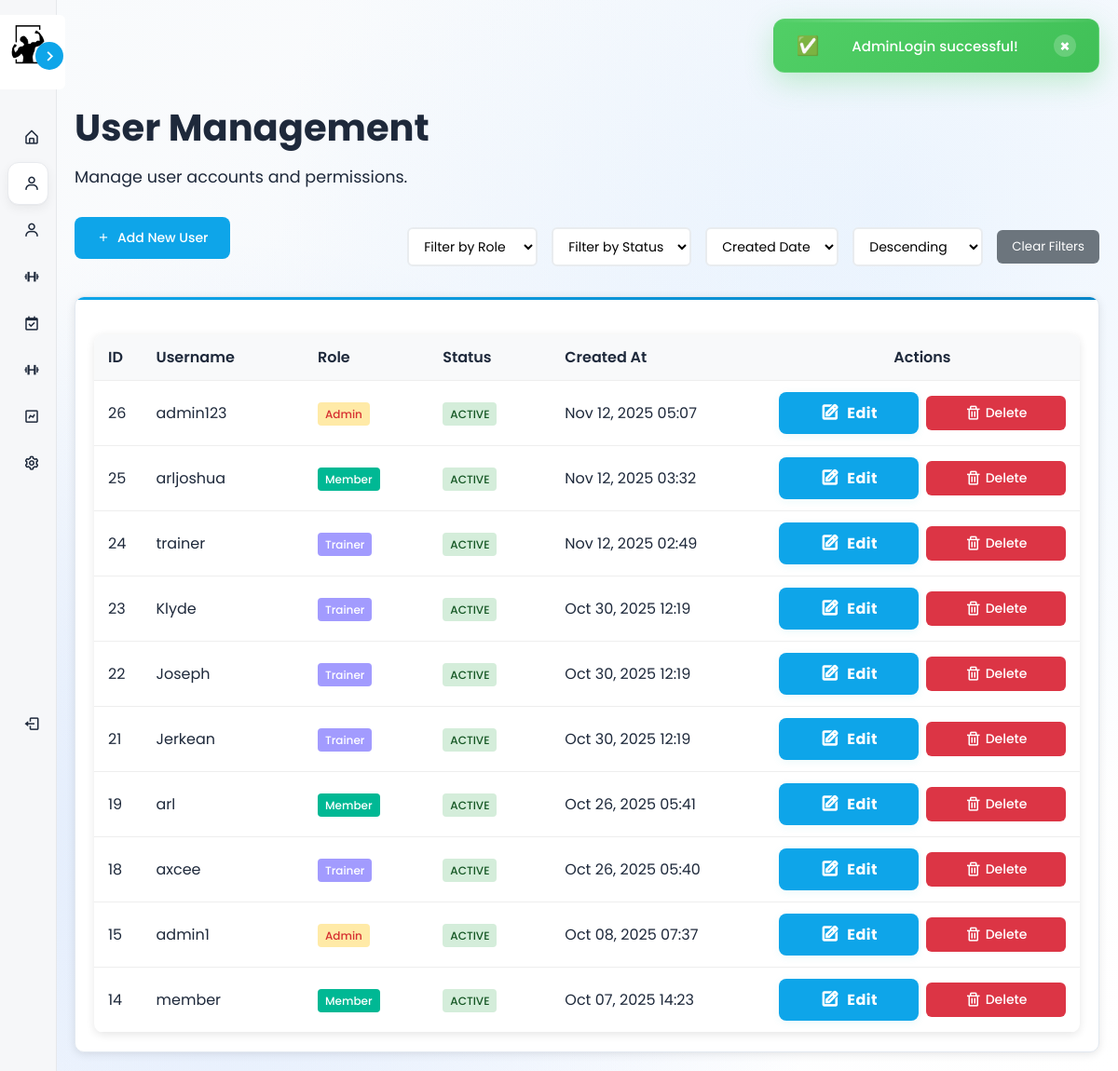
Page /views/admin/users.php (signed in) on the committed database.
### tables this page shows
CREATE TABLE `users` (
  `user_id` int(11) NOT NULL,
  `username` varchar(50) NOT NULL,
  `password` varchar(255) NOT NULL,
  `email` varchar(255) NOT NULL,
  `first_name` varchar(255) NOT NULL,
  `last_name` varchar(255) NOT NULL,
  `address` varchar(255) NOT NULL,
  `role` enum('admin','trainer','member','guest') NOT NULL,
  `created_at` timestamp NOT NULL DEFAULT current_timestamp(),
  `status` enum('active','inactive','','') DEFAULT NULL
);

### controllers/AdminController.php (called while the page is built, shortened)
<?php
require_once __DIR__ . '/../config/database.php';
require_once __DIR__ . '/../models/Member.php';
require_once __DIR__ . '/../models/Trainer.php';
class AdminController {
    private $db;
    public function __construct() {
        $database = new Database();
        $this->db = $database->getConnection();
    }
    public function getAllUsers($filter_role = null, $filter_status = null, $sort_by = 'created_at', $sort_order = 'DESC') {
        try {
            $where_clauses = [];
            $params = [];
            $where_sql = !empty($where_clauses) ? "WHERE " . implode(" AND ", $where_clauses) : "";
            $valid_sort_columns = ['user_id', 'username', 'role', 'status', 'created_at'];
            $sort_order = strtoupper($sort_order) === 'ASC' ? 'ASC' : 'DESC';
            $sql = "SELECT user_id, username, role, status, created_at FROM users $where_sql ORDER BY $sort_by $sort_order";
            $stmt = $this->db->prepare($sql);
            $stmt->execute();
            return $stmt->fetchAll(PDO::FETCH_ASSOC);
        } catch (PDOException $e) {
            error_log("Get all users error: " . $e->getMessage());
            return [];
        }
    }
}
?>

### config/database.php (called while the page is built, shortened)
<?php
class Database {
    private $host = "localhost";
    private $db_name = "gymmanagement";
    private $username = "root";
    private $password = "";
    public function getConnection() {
        $this->conn = null;
        try {
            $this->conn = new PDO("mysql:host=" . $this->host . ";dbname=" . $this->db_name,
                                   $this->username, $this->password);
            $this->conn->exec("set names utf8");
        } catch(PDOException $exception) {
            echo "Connection error: " . $exception->getMessage();
        }
        return $this->conn;
    }
}
?>

### models/Member.php (called while the page is built, shortened)
<?php
require_once __DIR__ . '/../config/database.php';
class Member {
    public function __construct() {
        $database = new Database();
    }
}

### models/Trainer.php (called while the page is built, shortened)
<?php
require_once __DIR__ . '/../config/database.php';
class Trainer {
    public function __construct() {
        $database = new Database();
    }
}
?>

### views/admin/users.php (the view, shortened to what this page needs)
<?php
require_once '../../controllers/AdminController.php';
$adminController = new AdminController();
$filter_role = $_GET['filter_role'] ?? null;
$filter_status = $_GET['filter_status'] ?? null;
$sort_by = $_GET['sort_by'] ?? 'created_at';
$sort_order = $_GET['sort_order'] ?? 'DESC';
$users = $adminController->getAllUsers($filter_role, $filter_status, $sort_by, $sort_order);
?>
<!DOCTYPE html>
<html lang="en">
<head>
    <link rel="stylesheet" href="../../assets/css/member_styles.css">
    <link rel="stylesheet" href="../../assets/css/modal_styles.css">
    <link rel="stylesheet" href="../../assets/css/admin_users_styles.css">
    <link href='https://unpkg.com/boxicons@2.1.4/css/boxicons.min.css' rel='stylesheet'>
</head>
<body>
    <?php include '../utilities/alert.php'; ?>
    <?php include '../components/dynamic_sidebar.php'; ?>
    <div class="main-content">
        <div class="content-wrapper">
            <div class="dashboard-header">
                <h1>User Management</h1>
                <p>Manage user accounts and permissions.</p>
            </div>
            <div class="header-actions" style="display: flex; justify-content: space-between; align-items: center; margin-bottom: 20px; flex-wrap: wrap; gap: 20px;">
                <button class="add-user-btn" onclick="openAddUserModal()">
                    <i class='bx bx-plus'></i> Add New User
                </button>
                <div class="filters-section" style="display: flex; flex-direction: column; gap: 10px; align-items: flex-start;">
                    <div class="filters-row" style="display: flex; gap: 15px; align-items: center; flex-wrap: wrap;">
                        <select id="filter_role" onchange="applyFilters()" style="padding: 8px 12px; border: 2px solid #e9ecef; border-radius: 6px; font-size: 14px; background: #fff; min-width: 140px;">
                            <option value="" disabled <?php echo (empty($filter_role)) ? 'selected' : ''; ?>>Filter by Role</option>
                        </select>
                        <select id="filter_status" onchange="applyFilters()" style="padding: 8px 12px; border: 2px solid #e9ecef; border-radius: 6px; font-size: 14px; background: #fff; min-width: 140px;">
                            <option value="" disabled <?php echo (empty($filter_status)) ? 'selected' : ''; ?>>Filter by Status</option>
                        </select>
                        <select id="sort_by" onchange="applyFilters()" style="padding: 8px 12px; border: 2px solid #e9ecef; border-radius: 6px; font-size: 14px; background: #fff; min-width: 140px;">
                            <option value="created_at" <?php echo ($sort_by === 'created_at') ? 'selected' : ''; ?>>Created Date</option>
                        </select>
                        <select id="sort_order" onchange="applyFilters()" style="padding: 8px 12px; border: 2px solid #e9ecef; border-radius: 6px; font-size: 14px; background: #fff; min-width: 140px;">
                            <option value="DESC" <?php echo ($sort_order === 'DESC') ? 'selected' : ''; ?>>Descending</option>
                        </select>
                        <button onclick="clearFilters()" style="padding: 8px 16px; background: #6c757d; color: white; border: none; border-radius: 6px; cursor: pointer;">Clear Filters</button>
                    </div>
                </div>
            </div>
            <div class="card">
                <table class="users-table">
                    <thead>
                        <tr>
                            <th>ID</th>
                            <th>Username</th>
                            <th>Role</th>
                            <th>Status</th>
                            <th>Created At</th>
                            <th>Actions</th>
                        </tr>
                    </thead>
                    <tbody>
                        <?php foreach ($users as $user): ?>
                        <tr>
                            <td><?php echo htmlspecialchars($user['user_id']); ?></td>
                            <td><?php echo htmlspecialchars($user['username']); ?></td>
                            <td>
                                <span class="role-badge role-<?php echo htmlspecialchars($user['role']); ?>">
                                    <?php echo htmlspecialchars($user['role']); ?>
                                </span>
                            </td>
                            <td>
                                <span class="status-badge status-<?php echo htmlspecialchars($user['status']); ?>">
                                    <?php echo htmlspecialchars($user['status']); ?>
                                </span>
                            </td>
                            <td><?php echo htmlspecialchars(date('M d, Y H:i', strtotime($user['created_at']))); ?></td>
                            <td>
                                <div class="action-buttons">
                                    <button class="action-btn btn-edit" onclick="openEditUserModal(<?php echo $user['user_id']; ?>, '<?php echo htmlspecialchars($user['username']); ?>', '<?php echo htmlspecialchars($user['role']); ?>', '<?php echo htmlspecialchars($user['status']); ?>')" title="Edit User">
                                        <i class='bx bx-edit'></i> Edit
                                    </button>
                                    <button class="action-btn btn-delete" onclick="openDeleteUserModal(<?php echo $user['user_id']; ?>, '<?php echo htmlspecialchars($user['username']); ?>')" title="Delete User">
                                        <i class='bx bx-trash'></i> Delete
                                    </button>
                                </div>
                            </td>
                        </tr>
                        <?php endforeach; ?>
                    </tbody>
                </table>
            </div>
        </div>
    </div>
</body>
</html>

### assets/css/member_styles.css (style rules this page uses)
* { font-family: "Poppins", sans-serif; }
:root { --primary-color: #0ea5e9; --primary-dark: #0284c7; --primary-light: #38bdf8; --secondary-color: #64748b; --accent-color: #ef4444; --success-color: #10b981; --warning-color: #f59e0b; --body-color: #f8fafc; --sidebar-color: #ffffff; --card-background: #ffffff; --text-color: #1e293b; --text-muted: #64748b; --text-light: #94a3b8; --border-color: #e2e8f0; --border-light: #f1f5f9; --background-gradient: linear-gradient(135deg, #fefefe 0%, #f0f9ff 100%); --card-shadow: 0 10px 40px rgba(0,0,0,0.04); --card-shadow-hover: 0 20px 60px rgba(0,0,0,0.08); --border-radius: 12px; --border-radius-lg: 20px; --font-family: 'Poppins', sans-serif; --tran-02: all 0.2s ease; --tran-03: all 0.3s ease; --tran-04: all 0.4s ease; --tran-05: all 0.5s ease; }
body { height: 100vh; background: var(--background-gradient); margin: 0; padding: 0; color: var(--text-color); }
.card { background: var(--card-background); border-radius: var(--border-radius); box-shadow: var(--card-shadow); border: 1px solid var(--border-color); padding: 1.5rem; transition: var(--tran-03); position: relative; overflow: hidden; }
.card::before { content: ''; position: absolute; top: 0; left: 0; right: 0; height: 3px; background: linear-gradient(90deg, var(--primary-color) 0%, var(--primary-dark) 100%); }
.main-content { margin-left: 250px; padding: 20px; transition: var(--tran-03); min-height: 100vh; }
.sidebar.close ~ .main-content { margin-left: 60px; }
.content-wrapper { max-width: 1200px; margin: 0 auto; }
.card { background: var(--sidebar-color); padding: 20px; border-radius: 10px; box-shadow: 0 2px 10px rgba(0, 0, 0, 0.1); transition: var(--tran-03); }
.main-content { margin-top: 60px; }
.dashboard-header { margin-bottom: 30px; }
.dashboard-header h1 { color: var(--accent); margin-bottom: 10px; font-size: 2.5rem; }
.dashboard-header p { color: var(--text-color); font-size: 1.1rem; margin: 0; }
.action-btn { display: flex; align-items: center; gap: 10px; padding: 15px 20px; background: var(--primary-color); color: var(--sidebar-color); text-decoration: none; border-radius: 10px; font-weight: 500; transition: var(--tran-03); flex: 1; min-width: 150px; justify-content: center; }
.action-btn i { font-size: 18px; }
.btn-edit { background: #6c757d; color: white; border: none; padding: 5px 12px; border-radius: 4px; font-size: 0.8rem; cursor: pointer; transition: var(--tran-03); }
:root { --sidebar-bg: #f6f7f9; --sidebar-card: #ffffff; --sidebar-hover: #eef0f3; --muted: #9aa0a6; }

### rows in the picture
users: user_id "26", username "admin123", role "Admin", status "ACTIVE", created_at "Nov 12, 2025 05:07"
users: user_id "25", username "arljoshua", role "Member", status "ACTIVE", created_at "Nov 12, 2025 03:32"
users: user_id "24", username "trainer", role "Trainer", status "ACTIVE", created_at "Nov 12, 2025 02:49"
users: user_id "23", username "Klyde", role "Trainer", status "ACTIVE", created_at "Oct 30, 2025 12:19"
users: user_id "22", username "Joseph", role "Trainer", status "ACTIVE", created_at "Oct 30, 2025 12:19"
users: user_id "21", username "Jerkean", role "Trainer", status "ACTIVE", created_at "Oct 30, 2025 12:19"
users: user_id "19", username "arl", role "Member", status "ACTIVE", created_at "Oct 26, 2025 05:41"
users: user_id "18", username "axcee", role "Trainer", status "ACTIVE", created_at "Oct 26, 2025 05:40"
users: user_id "15", username "admin1", role "Admin", status "ACTIVE", created_at "Oct 08, 2025 07:37"
users: user_id "14", username "member", role "Member", status "ACTIVE", created_at "Oct 07, 2025 14:23"

### other values in the picture
$successMessage "AdminLogin successful!"
